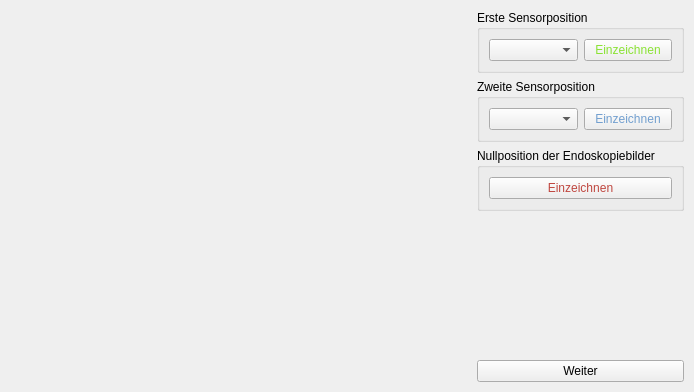
<?xml version="1.0" encoding="UTF-8"?>
<ui version="4.0">
 <class>MainWindow</class>
 <widget class="QMainWindow" name="PositionSelection">
  <property name="geometry">
   <rect>
    <x>0</x>
    <y>0</y>
    <width>694</width>
    <height>392</height>
   </rect>
  </property>
  <property name="windowTitle">
   <string>Auswahl der benötigten Positionen</string>
  </property>
  <widget class="QWidget" name="centralwidget">
   <layout class="QGridLayout" name="gridLayout_2">
    <property name="leftMargin">
     <number>10</number>
    </property>
    <property name="topMargin">
     <number>10</number>
    </property>
    <property name="rightMargin">
     <number>10</number>
    </property>
    <property name="bottomMargin">
     <number>10</number>
    </property>
    <item row="0" column="0">
     <layout class="QGridLayout" name="gridLayout">
      <property name="sizeConstraint">
       <enum>QLayout::SetDefaultConstraint</enum>
      </property>
      <item row="0" column="0">
       <spacer name="horizontalSpacer">
        <property name="orientation">
         <enum>Qt::Horizontal</enum>
        </property>
        <property name="sizeHint" stdset="0">
         <size>
          <width>40</width>
          <height>0</height>
         </size>
        </property>
       </spacer>
      </item>
     </layout>
    </item>
    <item row="0" column="1">
     <layout class="QGridLayout" name="gridLayout_3">
      <property name="sizeConstraint">
       <enum>QLayout::SetDefaultConstraint</enum>
      </property>
      <item row="4" column="1">
       <spacer name="verticalSpacer">
        <property name="orientation">
         <enum>Qt::Vertical</enum>
        </property>
        <property name="sizeHint" stdset="0">
         <size>
          <width>20</width>
          <height>40</height>
         </size>
        </property>
       </spacer>
      </item>
      <item row="0" column="1" alignment="Qt::AlignTop">
       <widget class="QGroupBox" name="groupBox">
        <property name="sizePolicy">
         <sizepolicy hsizetype="Preferred" vsizetype="Minimum">
          <horstretch>0</horstretch>
          <verstretch>0</verstretch>
         </sizepolicy>
        </property>
        <property name="autoFillBackground">
         <bool>false</bool>
        </property>
        <property name="styleSheet">
         <string notr="true"/>
        </property>
        <property name="title">
         <string>Erste Sensorposition</string>
        </property>
        <layout class="QGridLayout" name="gridLayout_4">
         <item row="0" column="0">
          <layout class="QHBoxLayout" name="horizontalLayout">
           <item>
            <widget class="QComboBox" name="first_combobox"/>
           </item>
           <item>
            <widget class="QPushButton" name="first_sensor_button">
             <property name="styleSheet">
              <string notr="true">color: rgb(138, 226, 52);</string>
             </property>
             <property name="text">
              <string>Einzeichnen</string>
             </property>
             <property name="autoDefault">
              <bool>false</bool>
             </property>
            </widget>
           </item>
          </layout>
         </item>
        </layout>
       </widget>
      </item>
      <item row="1" column="1" alignment="Qt::AlignTop">
       <widget class="QGroupBox" name="groupBox_2">
        <property name="sizePolicy">
         <sizepolicy hsizetype="Preferred" vsizetype="Minimum">
          <horstretch>0</horstretch>
          <verstretch>0</verstretch>
         </sizepolicy>
        </property>
        <property name="title">
         <string>Zweite Sensorposition</string>
        </property>
        <layout class="QGridLayout" name="gridLayout_5">
         <item row="0" column="1">
          <widget class="QPushButton" name="second_sensor_button">
           <property name="styleSheet">
            <string notr="true">color: rgb(114, 159, 207);</string>
           </property>
           <property name="text">
            <string>Einzeichnen</string>
           </property>
           <property name="autoDefault">
            <bool>false</bool>
           </property>
          </widget>
         </item>
         <item row="0" column="0">
          <layout class="QVBoxLayout" name="verticalLayout">
           <item>
            <widget class="QComboBox" name="second_combobox"/>
           </item>
          </layout>
         </item>
        </layout>
       </widget>
      </item>
      <item row="2" column="1" alignment="Qt::AlignTop">
       <widget class="QGroupBox" name="endoscopy_groupbox">
        <property name="sizePolicy">
         <sizepolicy hsizetype="Preferred" vsizetype="Minimum">
          <horstretch>0</horstretch>
          <verstretch>0</verstretch>
         </sizepolicy>
        </property>
        <property name="title">
         <string>Nullposition der Endoskopiebilder</string>
        </property>
        <layout class="QGridLayout" name="gridLayout_6">
         <item row="0" column="0">
          <layout class="QVBoxLayout" name="verticalLayout_2">
           <item>
            <widget class="QPushButton" name="endoscopy_button">
             <property name="styleSheet">
              <string notr="true">color: rgb(191, 71, 64);</string>
             </property>
             <property name="text">
              <string>Einzeichnen</string>
             </property>
             <property name="autoDefault">
              <bool>false</bool>
             </property>
            </widget>
           </item>
          </layout>
         </item>
        </layout>
       </widget>
      </item>
      <item row="5" column="1">
       <widget class="QPushButton" name="apply_button">
        <property name="sizePolicy">
         <sizepolicy hsizetype="Minimum" vsizetype="Minimum">
          <horstretch>0</horstretch>
          <verstretch>0</verstretch>
         </sizepolicy>
        </property>
        <property name="text">
         <string>Weiter</string>
        </property>
        <property name="autoDefault">
         <bool>false</bool>
        </property>
       </widget>
      </item>
     </layout>
    </item>
   </layout>
  </widget>
  <widget class="QMenuBar" name="menubar">
   <property name="geometry">
    <rect>
     <x>0</x>
     <y>0</y>
     <width>694</width>
     <height>22</height>
    </rect>
   </property>
  </widget>
 </widget>
 <resources/>
 <connections/>
</ui>
